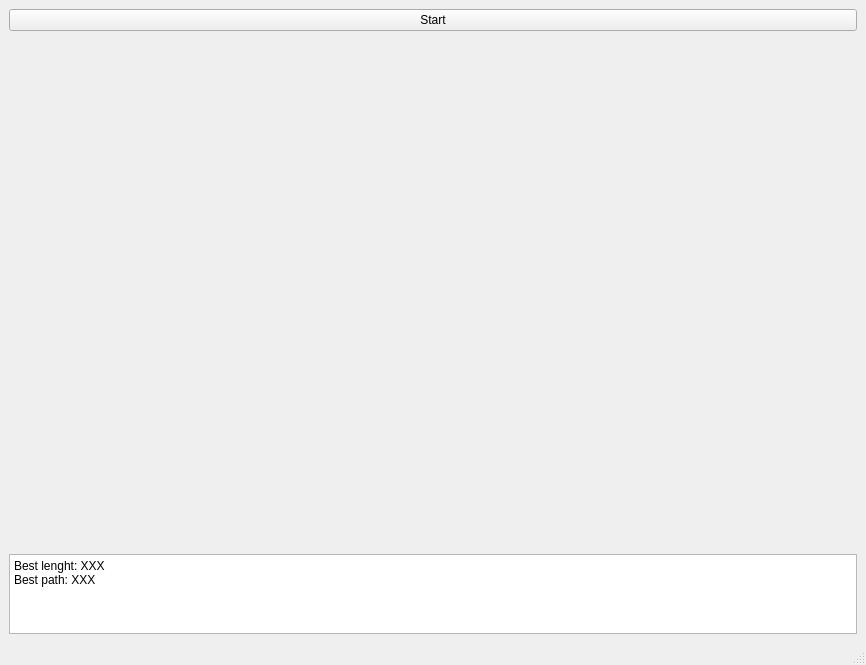
<?xml version="1.0" encoding="UTF-8"?>
<ui version="4.0">
 <class>MainWindow</class>
 <widget class="QMainWindow" name="MainWindow">
  <property name="geometry">
   <rect>
    <x>0</x>
    <y>0</y>
    <width>866</width>
    <height>665</height>
   </rect>
  </property>
  <property name="windowTitle">
   <string>MainWindow</string>
  </property>
  <widget class="QWidget" name="centralwidget">
   <layout class="QGridLayout" name="gridLayout">
    <item row="0" column="0">
     <layout class="QVBoxLayout" name="verticalLayout">
      <item>
       <widget class="QPushButton" name="pushButton">
        <property name="text">
         <string>Start</string>
        </property>
       </widget>
      </item>
      <item>
       <widget class="QWidget" name="chartWidget" native="true">
        <property name="autoFillBackground">
         <bool>true</bool>
        </property>
       </widget>
      </item>
      <item>
       <widget class="QPlainTextEdit" name="bestPathTextEdit">
        <property name="maximumSize">
         <size>
          <width>16777215</width>
          <height>80</height>
         </size>
        </property>
        <property name="readOnly">
         <bool>true</bool>
        </property>
        <property name="plainText">
         <string>Best lenght: XXX
Best path: XXX</string>
        </property>
       </widget>
      </item>
     </layout>
    </item>
   </layout>
  </widget>
  <widget class="QMenuBar" name="menubar">
   <property name="geometry">
    <rect>
     <x>0</x>
     <y>0</y>
     <width>866</width>
     <height>22</height>
    </rect>
   </property>
  </widget>
  <widget class="QStatusBar" name="statusbar"/>
 </widget>
 <resources/>
 <connections/>
</ui>
